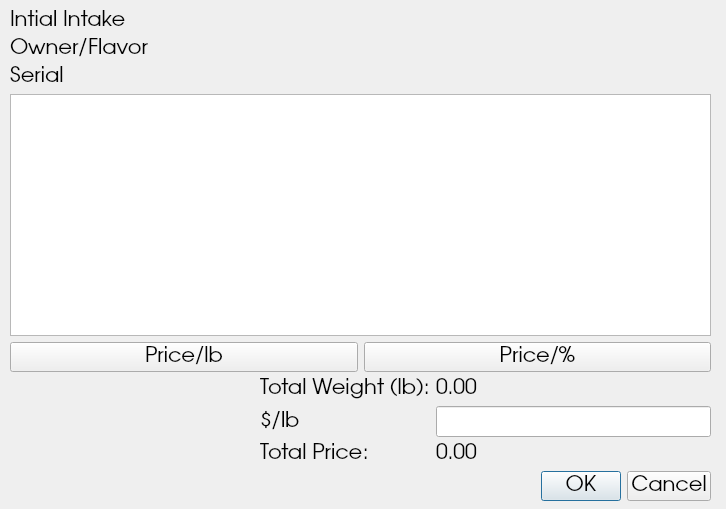
<?xml version="1.0" encoding="UTF-8"?>
<ui version="4.0">
 <class>Dialog</class>
 <widget class="QDialog" name="Dialog">
  <property name="geometry">
   <rect>
    <x>0</x>
    <y>0</y>
    <width>726</width>
    <height>509</height>
   </rect>
  </property>
  <property name="windowTitle">
   <string>Dialog</string>
  </property>
  <widget class="QWidget" name="verticalLayoutWidget">
   <property name="geometry">
    <rect>
     <x>10</x>
     <y>10</y>
     <width>701</width>
     <height>491</height>
    </rect>
   </property>
   <property name="font">
    <font>
     <family>URW Gothic L</family>
     <pointsize>16</pointsize>
    </font>
   </property>
   <layout class="QVBoxLayout" name="verticalLayout">
    <item>
     <widget class="QLabel" name="label">
      <property name="font">
       <font>
        <family>URW Gothic L</family>
        <pointsize>16</pointsize>
       </font>
      </property>
      <property name="text">
       <string>Intial Intake</string>
      </property>
     </widget>
    </item>
    <item>
     <widget class="QLabel" name="labelOwnerFlavor">
      <property name="font">
       <font>
        <family>URW Gothic L</family>
        <pointsize>16</pointsize>
       </font>
      </property>
      <property name="text">
       <string>Owner/Flavor</string>
      </property>
     </widget>
    </item>
    <item>
     <widget class="QLabel" name="labelSerial">
      <property name="font">
       <font>
        <family>URW Gothic L</family>
        <pointsize>16</pointsize>
       </font>
      </property>
      <property name="text">
       <string>Serial</string>
      </property>
     </widget>
    </item>
    <item>
     <layout class="QVBoxLayout" name="verticalLayout_2">
      <item>
       <widget class="QListWidget" name="listContainer">
        <property name="font">
         <font>
          <family>URW Gothic L</family>
          <pointsize>16</pointsize>
         </font>
        </property>
       </widget>
      </item>
      <item>
       <layout class="QHBoxLayout" name="horizontalLayout_4">
        <item>
         <widget class="QPushButton" name="pushPound">
          <property name="text">
           <string>Price/lb</string>
          </property>
          <property name="checkable">
           <bool>true</bool>
          </property>
         </widget>
        </item>
        <item>
         <widget class="QPushButton" name="pushPercent">
          <property name="text">
           <string>Price/%</string>
          </property>
          <property name="checkable">
           <bool>true</bool>
          </property>
         </widget>
        </item>
       </layout>
      </item>
      <item>
       <layout class="QFormLayout" name="formLayout">
        <property name="fieldGrowthPolicy">
         <enum>QFormLayout::AllNonFixedFieldsGrow</enum>
        </property>
        <property name="leftMargin">
         <number>250</number>
        </property>
        <item row="0" column="0">
         <widget class="QLabel" name="label_2">
          <property name="font">
           <font>
            <family>URW Gothic L</family>
            <pointsize>16</pointsize>
           </font>
          </property>
          <property name="text">
           <string>Total Weight (lb):</string>
          </property>
         </widget>
        </item>
        <item row="0" column="1">
         <widget class="QLabel" name="labelTotalWeight">
          <property name="font">
           <font>
            <family>URW Gothic L</family>
            <pointsize>16</pointsize>
           </font>
          </property>
          <property name="text">
           <string>0.00</string>
          </property>
         </widget>
        </item>
        <item row="1" column="0">
         <widget class="QLabel" name="label_3">
          <property name="font">
           <font>
            <family>URW Gothic L</family>
            <pointsize>16</pointsize>
           </font>
          </property>
          <property name="text">
           <string>$/lb</string>
          </property>
         </widget>
        </item>
        <item row="1" column="1">
         <widget class="QLineEdit" name="linePoundPrice">
          <property name="font">
           <font>
            <family>URW Gothic L</family>
            <pointsize>16</pointsize>
           </font>
          </property>
         </widget>
        </item>
        <item row="2" column="0">
         <widget class="QLabel" name="label_4">
          <property name="font">
           <font>
            <family>URW Gothic L</family>
            <pointsize>16</pointsize>
           </font>
          </property>
          <property name="text">
           <string>Total Price:</string>
          </property>
         </widget>
        </item>
        <item row="2" column="1">
         <widget class="QLabel" name="labelTotalPrice">
          <property name="font">
           <font>
            <family>URW Gothic L</family>
            <pointsize>16</pointsize>
           </font>
          </property>
          <property name="text">
           <string>0.00</string>
          </property>
         </widget>
        </item>
       </layout>
      </item>
     </layout>
    </item>
    <item>
     <widget class="QDialogButtonBox" name="buttonBox">
      <property name="font">
       <font>
        <family>URW Gothic L</family>
        <pointsize>16</pointsize>
       </font>
      </property>
      <property name="standardButtons">
       <set>QDialogButtonBox::Cancel|QDialogButtonBox::Ok</set>
      </property>
     </widget>
    </item>
   </layout>
  </widget>
 </widget>
 <resources/>
 <connections/>
</ui>
